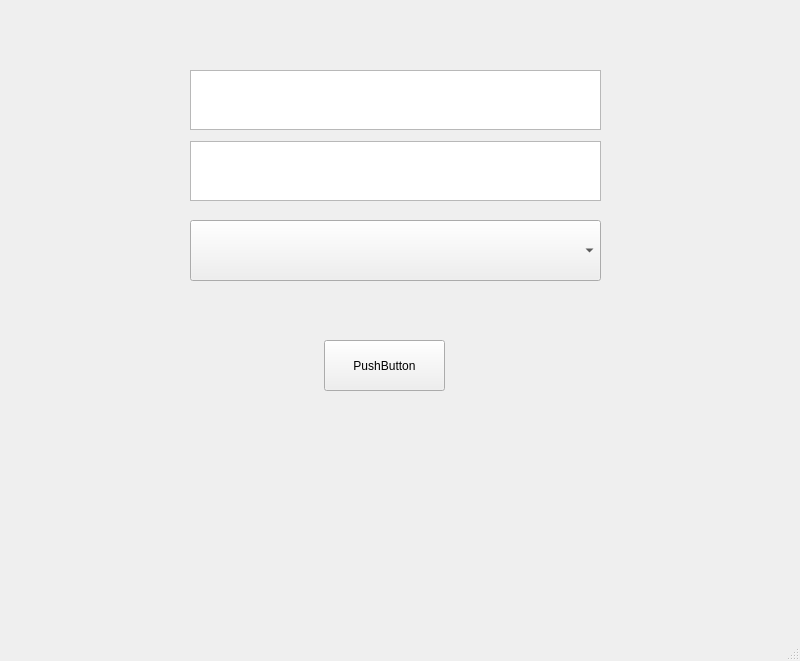
<?xml version="1.0" encoding="UTF-8"?>
<ui version="4.0">
 <class>SignUp</class>
 <widget class="QMainWindow" name="SignUp">
  <property name="geometry">
   <rect>
    <x>0</x>
    <y>0</y>
    <width>800</width>
    <height>661</height>
   </rect>
  </property>
  <property name="windowTitle">
   <string>SignUp</string>
  </property>
  <widget class="QWidget" name="centralwidget">
   <widget class="QStackedWidget" name="stackedWidget">
    <property name="geometry">
     <rect>
      <x>60</x>
      <y>40</y>
      <width>691</width>
      <height>541</height>
     </rect>
    </property>
    <property name="currentIndex">
     <number>2</number>
    </property>
    <widget class="QWidget" name="page_3">
     <widget class="QWidget" name="layoutWidget">
      <property name="geometry">
       <rect>
        <x>50</x>
        <y>100</y>
        <width>431</width>
        <height>343</height>
       </rect>
      </property>
      <layout class="QVBoxLayout" name="verticalLayout_2">
       <property name="spacing">
        <number>25</number>
       </property>
       <property name="leftMargin">
        <number>10</number>
       </property>
       <property name="topMargin">
        <number>10</number>
       </property>
       <property name="rightMargin">
        <number>10</number>
       </property>
       <property name="bottomMargin">
        <number>10</number>
       </property>
       <item>
        <layout class="QHBoxLayout" name="horizontalLayout_4">
         <property name="spacing">
          <number>99</number>
         </property>
         <property name="leftMargin">
          <number>10</number>
         </property>
         <property name="topMargin">
          <number>10</number>
         </property>
         <property name="rightMargin">
          <number>10</number>
         </property>
         <property name="bottomMargin">
          <number>10</number>
         </property>
         <item>
          <widget class="QLabel" name="label_5">
           <property name="font">
            <font>
             <family>Times New Roman</family>
             <pointsize>12</pointsize>
             <bold>true</bold>
            </font>
           </property>
           <property name="text">
            <string>Username:</string>
           </property>
          </widget>
         </item>
         <item>
          <widget class="QTextEdit" name="textEdit_4">
           <property name="font">
            <font>
             <family>Times New Roman</family>
             <pointsize>12</pointsize>
             <bold>true</bold>
            </font>
           </property>
          </widget>
         </item>
        </layout>
       </item>
       <item>
        <layout class="QHBoxLayout" name="horizontalLayout_5">
         <property name="spacing">
          <number>103</number>
         </property>
         <property name="leftMargin">
          <number>10</number>
         </property>
         <property name="topMargin">
          <number>10</number>
         </property>
         <property name="rightMargin">
          <number>10</number>
         </property>
         <property name="bottomMargin">
          <number>10</number>
         </property>
         <item>
          <widget class="QLabel" name="label_6">
           <property name="font">
            <font>
             <family>Times New Roman</family>
             <pointsize>12</pointsize>
             <bold>true</bold>
            </font>
           </property>
           <property name="text">
            <string>Password:</string>
           </property>
          </widget>
         </item>
         <item>
          <widget class="QTextEdit" name="textEdit_5">
           <property name="font">
            <font>
             <family>Times New Roman</family>
             <pointsize>12</pointsize>
             <bold>true</bold>
            </font>
           </property>
          </widget>
         </item>
        </layout>
       </item>
       <item>
        <layout class="QHBoxLayout" name="horizontalLayout_6">
         <property name="spacing">
          <number>45</number>
         </property>
         <property name="leftMargin">
          <number>10</number>
         </property>
         <property name="topMargin">
          <number>10</number>
         </property>
         <property name="rightMargin">
          <number>10</number>
         </property>
         <property name="bottomMargin">
          <number>10</number>
         </property>
         <item>
          <widget class="QLabel" name="label_7">
           <property name="font">
            <font>
             <family>Times New Roman</family>
             <pointsize>12</pointsize>
             <bold>true</bold>
            </font>
           </property>
           <property name="text">
            <string>Confirm Password:</string>
           </property>
          </widget>
         </item>
         <item>
          <widget class="QTextEdit" name="textEdit_6">
           <property name="font">
            <font>
             <family>Times New Roman</family>
             <pointsize>12</pointsize>
             <bold>true</bold>
            </font>
           </property>
          </widget>
         </item>
        </layout>
       </item>
      </layout>
     </widget>
     <widget class="QPushButton" name="pushButton">
      <property name="geometry">
       <rect>
        <x>200</x>
        <y>460</y>
        <width>141</width>
        <height>51</height>
       </rect>
      </property>
      <property name="font">
       <font>
        <family>Times New Roman</family>
        <pointsize>12</pointsize>
        <bold>true</bold>
       </font>
      </property>
      <property name="text">
       <string>SignUp</string>
      </property>
     </widget>
     <widget class="QLabel" name="label_4">
      <property name="geometry">
       <rect>
        <x>530</x>
        <y>10</y>
        <width>121</width>
        <height>20</height>
       </rect>
      </property>
      <property name="font">
       <font>
        <family>Times New Roman</family>
        <pointsize>12</pointsize>
        <bold>true</bold>
       </font>
      </property>
      <property name="text">
       <string>Already A User!</string>
      </property>
     </widget>
     <widget class="QPushButton" name="pushButton_2">
      <property name="geometry">
       <rect>
        <x>530</x>
        <y>40</y>
        <width>101</width>
        <height>31</height>
       </rect>
      </property>
      <property name="font">
       <font>
        <family>Times New Roman</family>
        <pointsize>12</pointsize>
        <bold>true</bold>
       </font>
      </property>
      <property name="text">
       <string>Login</string>
      </property>
     </widget>
    </widget>
    <widget class="QWidget" name="page_4">
     <widget class="QWidget" name="layoutWidget_2">
      <property name="geometry">
       <rect>
        <x>60</x>
        <y>140</y>
        <width>397</width>
        <height>227</height>
       </rect>
      </property>
      <layout class="QVBoxLayout" name="verticalLayout_3">
       <property name="spacing">
        <number>25</number>
       </property>
       <property name="leftMargin">
        <number>10</number>
       </property>
       <property name="topMargin">
        <number>10</number>
       </property>
       <property name="rightMargin">
        <number>10</number>
       </property>
       <property name="bottomMargin">
        <number>10</number>
       </property>
       <item>
        <layout class="QHBoxLayout" name="horizontalLayout_7">
         <property name="spacing">
          <number>45</number>
         </property>
         <property name="leftMargin">
          <number>10</number>
         </property>
         <property name="topMargin">
          <number>10</number>
         </property>
         <property name="rightMargin">
          <number>10</number>
         </property>
         <property name="bottomMargin">
          <number>10</number>
         </property>
         <item>
          <widget class="QLabel" name="label_8">
           <property name="font">
            <font>
             <family>Times New Roman</family>
             <pointsize>12</pointsize>
             <bold>true</bold>
            </font>
           </property>
           <property name="text">
            <string>Username:</string>
           </property>
          </widget>
         </item>
         <item>
          <widget class="QTextEdit" name="textEdit_7">
           <property name="font">
            <font>
             <family>Times New Roman</family>
             <pointsize>12</pointsize>
             <bold>true</bold>
            </font>
           </property>
          </widget>
         </item>
        </layout>
       </item>
       <item>
        <layout class="QHBoxLayout" name="horizontalLayout_8">
         <property name="spacing">
          <number>50</number>
         </property>
         <property name="leftMargin">
          <number>10</number>
         </property>
         <property name="topMargin">
          <number>10</number>
         </property>
         <property name="rightMargin">
          <number>10</number>
         </property>
         <property name="bottomMargin">
          <number>10</number>
         </property>
         <item>
          <widget class="QLabel" name="label_9">
           <property name="font">
            <font>
             <family>Times New Roman</family>
             <pointsize>12</pointsize>
             <bold>true</bold>
            </font>
           </property>
           <property name="text">
            <string>Password:</string>
           </property>
          </widget>
         </item>
         <item>
          <widget class="QTextEdit" name="textEdit_8">
           <property name="font">
            <font>
             <family>Times New Roman</family>
             <pointsize>12</pointsize>
             <bold>true</bold>
            </font>
           </property>
          </widget>
         </item>
        </layout>
       </item>
      </layout>
     </widget>
     <widget class="QPushButton" name="pushButton_3">
      <property name="geometry">
       <rect>
        <x>180</x>
        <y>400</y>
        <width>131</width>
        <height>51</height>
       </rect>
      </property>
      <property name="font">
       <font>
        <family>Times New Roman</family>
        <pointsize>12</pointsize>
        <bold>true</bold>
       </font>
      </property>
      <property name="text">
       <string>Login</string>
      </property>
     </widget>
     <widget class="QLabel" name="label_10">
      <property name="geometry">
       <rect>
        <x>500</x>
        <y>0</y>
        <width>171</width>
        <height>20</height>
       </rect>
      </property>
      <property name="font">
       <font>
        <family>Times New Roman</family>
        <pointsize>12</pointsize>
        <bold>true</bold>
       </font>
      </property>
      <property name="text">
       <string>New User! Plss SignUp</string>
      </property>
     </widget>
     <widget class="QPushButton" name="pushButton_4">
      <property name="geometry">
       <rect>
        <x>522</x>
        <y>30</y>
        <width>121</width>
        <height>31</height>
       </rect>
      </property>
      <property name="font">
       <font>
        <family>Times New Roman</family>
        <pointsize>12</pointsize>
        <bold>true</bold>
       </font>
      </property>
      <property name="text">
       <string>SignUp</string>
      </property>
     </widget>
    </widget>
    <widget class="QWidget" name="page">
     <widget class="QComboBox" name="comboBox">
      <property name="geometry">
       <rect>
        <x>130</x>
        <y>180</y>
        <width>411</width>
        <height>61</height>
       </rect>
      </property>
     </widget>
     <widget class="QPushButton" name="pushButton_6">
      <property name="geometry">
       <rect>
        <x>264</x>
        <y>300</y>
        <width>121</width>
        <height>51</height>
       </rect>
      </property>
      <property name="text">
       <string>PushButton</string>
      </property>
     </widget>
     <widget class="QWidget" name="">
      <property name="geometry">
       <rect>
        <x>130</x>
        <y>30</y>
        <width>411</width>
        <height>131</height>
       </rect>
      </property>
      <layout class="QVBoxLayout" name="verticalLayout">
       <property name="spacing">
        <number>11</number>
       </property>
       <item>
        <widget class="QPlainTextEdit" name="plainTextEdit"/>
       </item>
       <item>
        <widget class="QPlainTextEdit" name="plainTextEdit_2"/>
       </item>
      </layout>
     </widget>
    </widget>
    <widget class="QWidget" name="page_2">
     <widget class="QPushButton" name="pushButton_5">
      <property name="geometry">
       <rect>
        <x>594</x>
        <y>470</y>
        <width>71</width>
        <height>71</height>
       </rect>
      </property>
      <property name="styleSheet">
       <string notr="true"/>
      </property>
      <property name="text">
       <string>PushButton</string>
      </property>
     </widget>
    </widget>
   </widget>
  </widget>
  <widget class="QMenuBar" name="menubar">
   <property name="geometry">
    <rect>
     <x>0</x>
     <y>0</y>
     <width>800</width>
     <height>22</height>
    </rect>
   </property>
  </widget>
  <widget class="QStatusBar" name="statusbar"/>
 </widget>
 <resources/>
 <connections/>
</ui>
